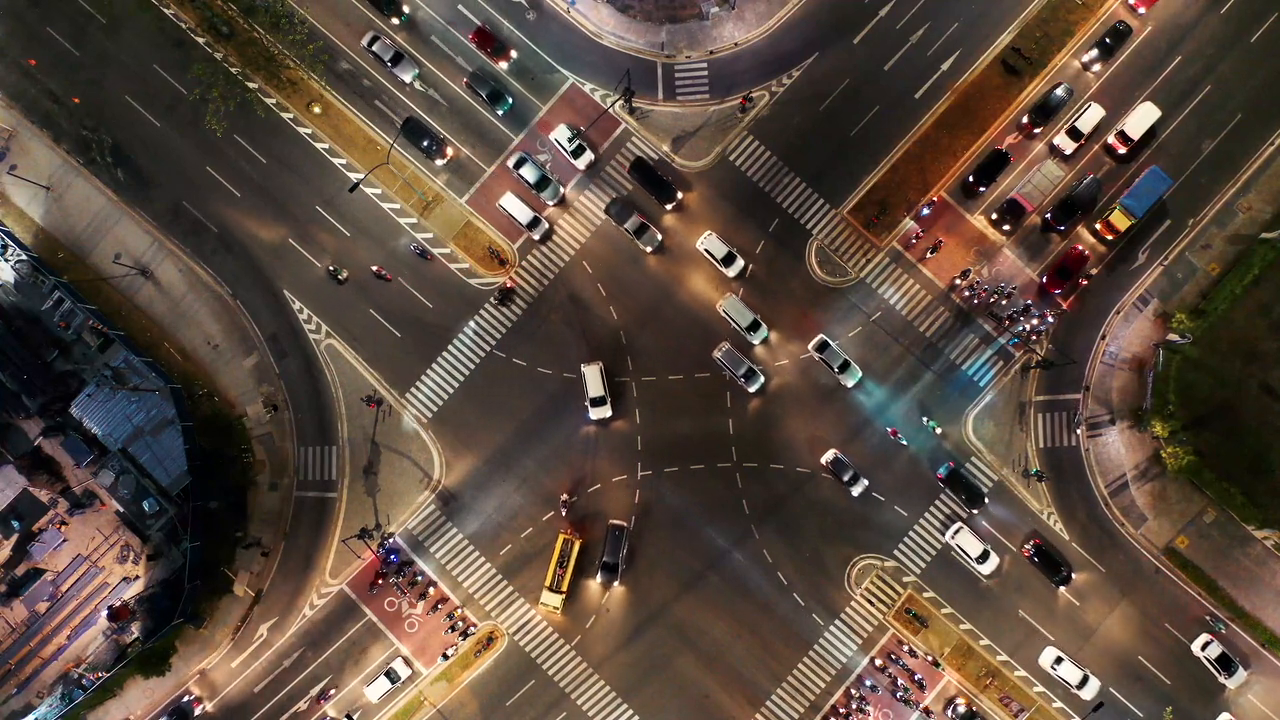
#> input picture frame 27 of cejchkry-assingnment04/files/cars_moving(1).mp4, 1280 x 720 px, given in place of video_pedestrians_movement.webm, which was not available
$ python video_bcg_seg.py
#> lines starting #> are read from the running program, lines starting #| are printed output that depends on the picture; after the words box and inside, x2 and y2 are one past the last pixel; in counts of white or black regions, pixels touching at a corner belong together; pictures that were not available may be replaced by others from this repository, and a replacement may not be noted
import cv2 as cv
import numpy as np

def background_subtraction_comparison(video_path):
#> called with video_path = 'files/video_pedestrians_movement.webm'
    cap = cv.VideoCapture(video_path)

    if not cap.isOpened():
        raise Exception("nešlo otevřít video")


    ret, first_frame = cap.read()
#> first_frame is the input picture: shape (720, 1280, 3); mean B, G, R 61.1, 72.8, 89.2
    if not ret:
        return

    accumulated_bg = cv.cvtColor(first_frame, cv.COLOR_BGR2GRAY).astype("float")


    alpha = 0.5
    diff_thresh_val = 10

    #mog2
    history = 10
    threshold = 40


    mog2_subtractor = cv.createBackgroundSubtractorMOG2(history=history, varThreshold=threshold, detectShadows=False)


    while True:
        ret, frame = cap.read()
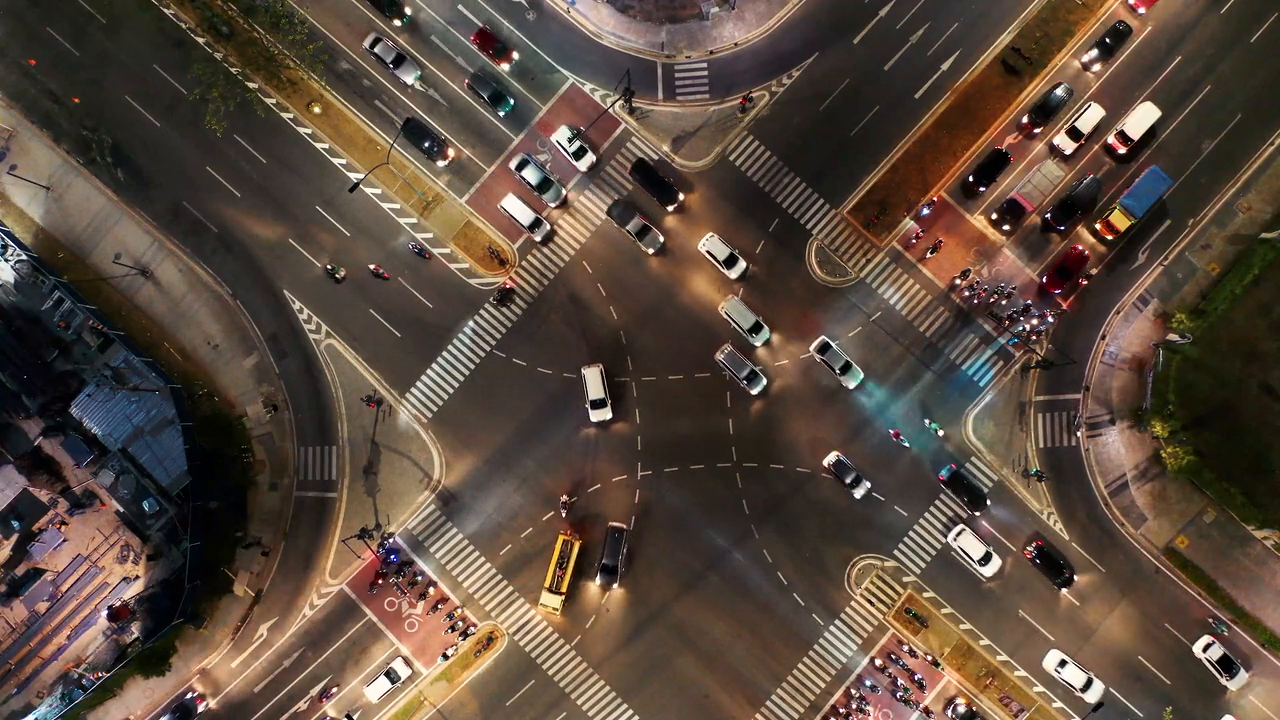
#> input picture frame 28 of cejchkry-assingnment04/files/cars_moving(1).mp4, 1280 x 720 px, given in place of video_pedestrians_movement.webm, which was not available
#> frame is the input picture: shape (720, 1280, 3); mean B, G, R 60.8, 72.7, 88.9
        if not ret:
            break

        # Převod na odstíny šedi a rozmazání pro redukci šumu
        gray_frame = cv.cvtColor(frame, cv.COLOR_BGR2GRAY)
        gray_frame_blur = cv.GaussianBlur(gray_frame, (5, 5), 0)


        cv.accumulateWeighted(gray_frame_blur, accumulated_bg, alpha)
        accumulated_bg_res = cv.convertScaleAbs(accumulated_bg)# Převod vypočteného pozadí zpět na 8-bitový integer pro zobrazení a odečítání

        diff_frame = cv.absdiff(gray_frame_blur, accumulated_bg_res)# Výpočet absolutního rozdílu mezi aktuálním snímkem a modelem pozadí

        _, accum_mask = cv.threshold(diff_frame, diff_thresh_val, 255, cv.THRESH_BINARY)# Prahování rozdílu -> vytvoření binární masky popředí (bílá = pohyb)
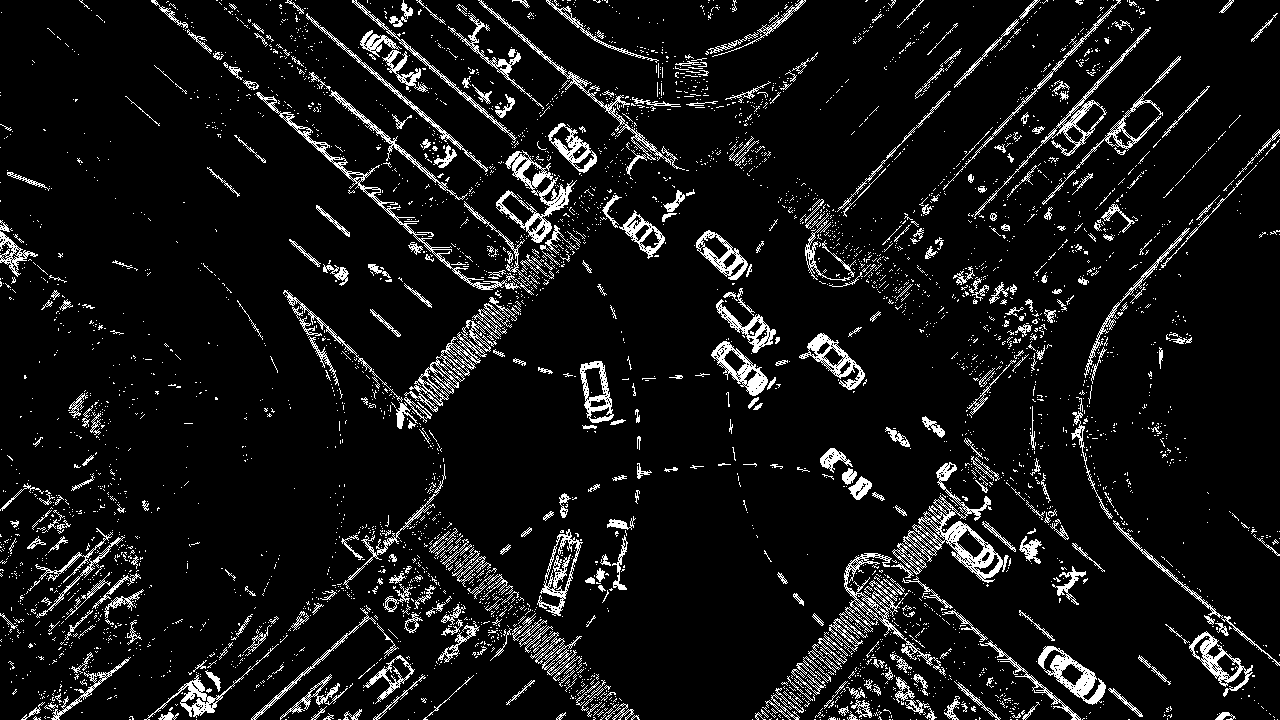
#> accum_mask: shape (720, 1280); 8% white in thin lines or dots

        mog2_mask = mog2_subtractor.apply(frame)# Metoda apply() automaticky aktualizuje model a vrátí masku popředí
#> mog2_mask: shape (720, 1280); every value is 255
        mog2_bg = mog2_subtractor.getBackgroundImage()

        scale = 0.6
        h, w = frame.shape[:2]
        dim = (int(w * scale), int(h * scale))

        original_resized = cv.resize(frame, dim)
        elem_base_size = 3
        element = cv.getStructuringElement(cv.MORPH_ELLIPSE, (2 * cv.MORPH_ELLIPSE + elem_base_size, 2 * cv.MORPH_ELLIPSE + elem_base_size),
                                       (cv.MORPH_ELLIPSE, cv.MORPH_ELLIPSE))


        dst = cv.morphologyEx(accum_mask, cv.MORPH_CLOSE, element, iterations = 4)
#> dst: shape (720, 1280); 33.2% white; 154 white regions (96 under 20 px), largest, box (x1, y1, x2, y2) and area: (140, 0, 818, 720) 129459, (752, 0, 1280, 720) 121555, (0, 343, 218, 720) 30452

        accum_bg_display = cv.cvtColor(cv.resize(accumulated_bg_res, dim), cv.COLOR_GRAY2BGR)
        accum_fg_display = cv.cvtColor(cv.resize(accum_mask, dim), cv.COLOR_GRAY2BGR)

        if mog2_bg is not None:
            mog2_bg_display = cv.resize(mog2_bg, dim)
        else:
            mog2_bg_display = np.zeros_like(original_resized)

        mog2_fg_display = cv.cvtColor(cv.resize(mog2_mask, dim), cv.COLOR_GRAY2BGR)
#> mog2_fg_display: shape (432, 768, 3); every value is 255


        cv.putText(accum_bg_display, "Accum Weighted bcg", (10, 30), cv.FONT_HERSHEY_SIMPLEX, 0.7, (0, 255, 0), 2)
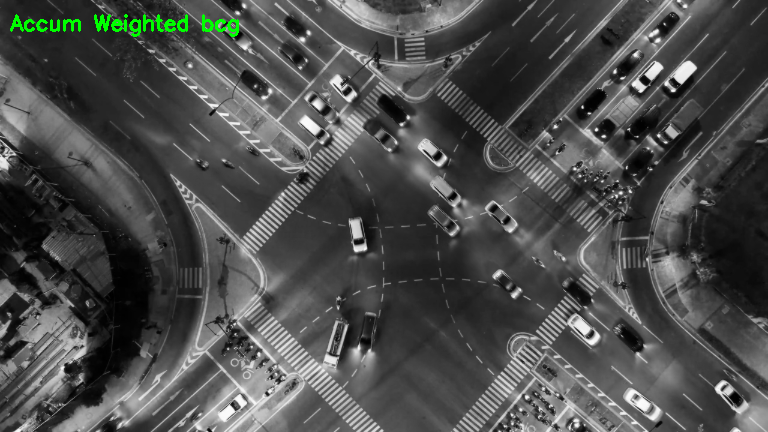
#> accum_bg_display: shape (432, 768, 3); mean B, G, R 75.9, 77.2, 75.9
        cv.putText(accum_fg_display, "Accum Weighted frg", (10, 30), cv.FONT_HERSHEY_SIMPLEX, 0.7, (0, 255, 0), 2)
#> accum_fg_display: shape (432, 768, 3); mean B, G, R 20.3, 21.4, 20.3
        cv.putText(mog2_bg_display, "MOG2 bcg", (10, 30), cv.FONT_HERSHEY_SIMPLEX, 0.7, (0, 0, 255), 2)
        cv.putText(mog2_fg_display, "MOG2 fcg", (10, 30), cv.FONT_HERSHEY_SIMPLEX, 0.7, (0, 0, 255), 2)
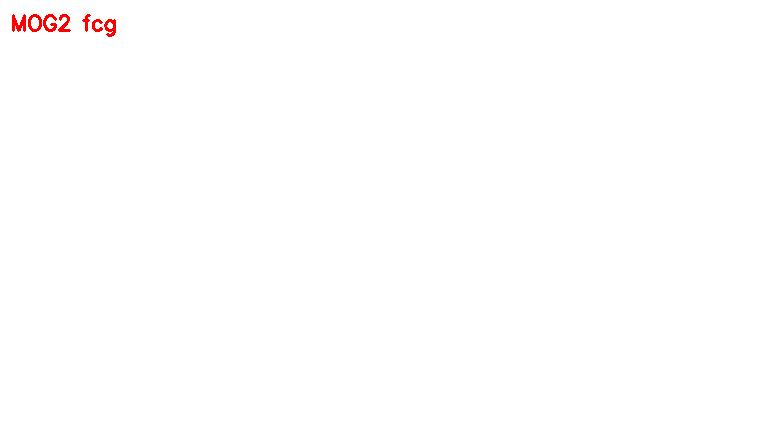
#> mog2_fg_display: shape (432, 768, 3); mean B, G, R 254.4, 254.4, 255

        row1 = np.hstack([accum_bg_display, accum_fg_display])
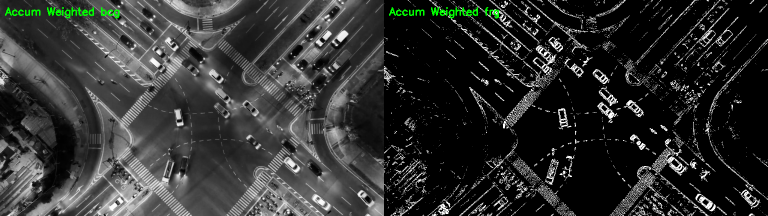
#> row1: shape (432, 1536, 3) (shown at 1/2 size); mean B, G, R 48.1, 49.3, 48.1
        row2 = np.hstack([mog2_bg_display, mog2_fg_display])
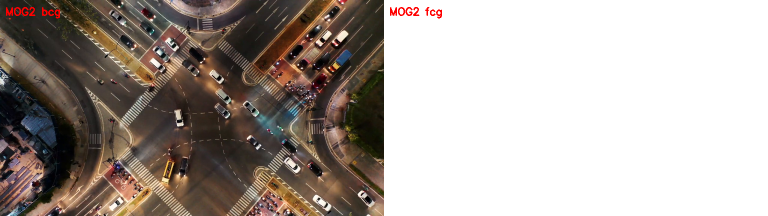
#> row2: shape (432, 1536, 3) (shown at 1/2 size); mean of channels 0, 1, 2 157.5, 163.4, 172.2; drawn as B, G, R

        cv.imshow('Original Frame', original_resized)
        cv.imshow('Comparison: Top=Accumulated, Bottom=MOG2', np.vstack([row1, row2]))
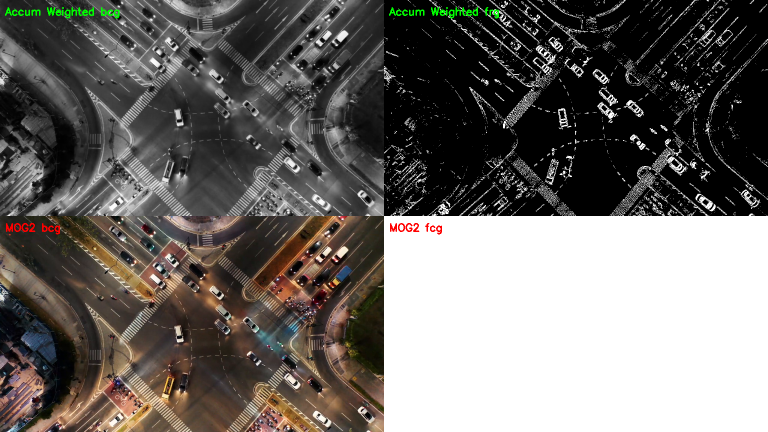
#> window 'Comparison: Top=Accumulated, B': shape (864, 1536, 3) (shown at 1/2 size); mean B, G, R 102.8, 106.4, 110.1

        if cv.waitKey(30) & 0xFF == ord('q'):
#> (key q is pressed here)
            break

    cap.release()
    cv.destroyAllWindows()


if __name__ == "__main__":
    background_subtraction_comparison('files/video_pedestrians_movement.webm')

$ run again, starting later in the video
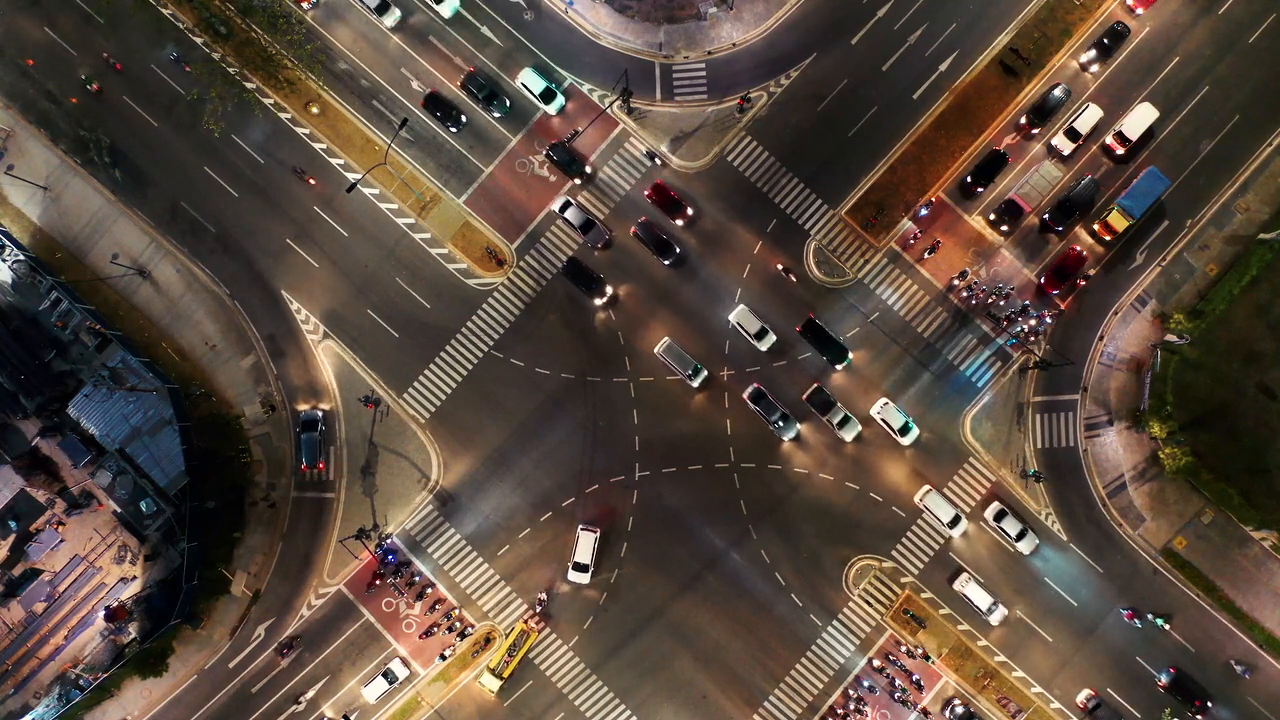
#> input picture frame 124 of cejchkry-assingnment04/files/cars_moving(1).mp4, 1280 x 720 px, given in place of video_pedestrians_movement.webm, which was not available
#> in background_subtraction_comparison, first_frame is the input picture: shape (720, 1280, 3); mean B, G, R 60.8, 72.3, 87.7
#> in background_subtraction_comparison, `_, accum_mask = cv.threshold(diff_frame, diff_thresh_val, 255, cv.THRE..`:
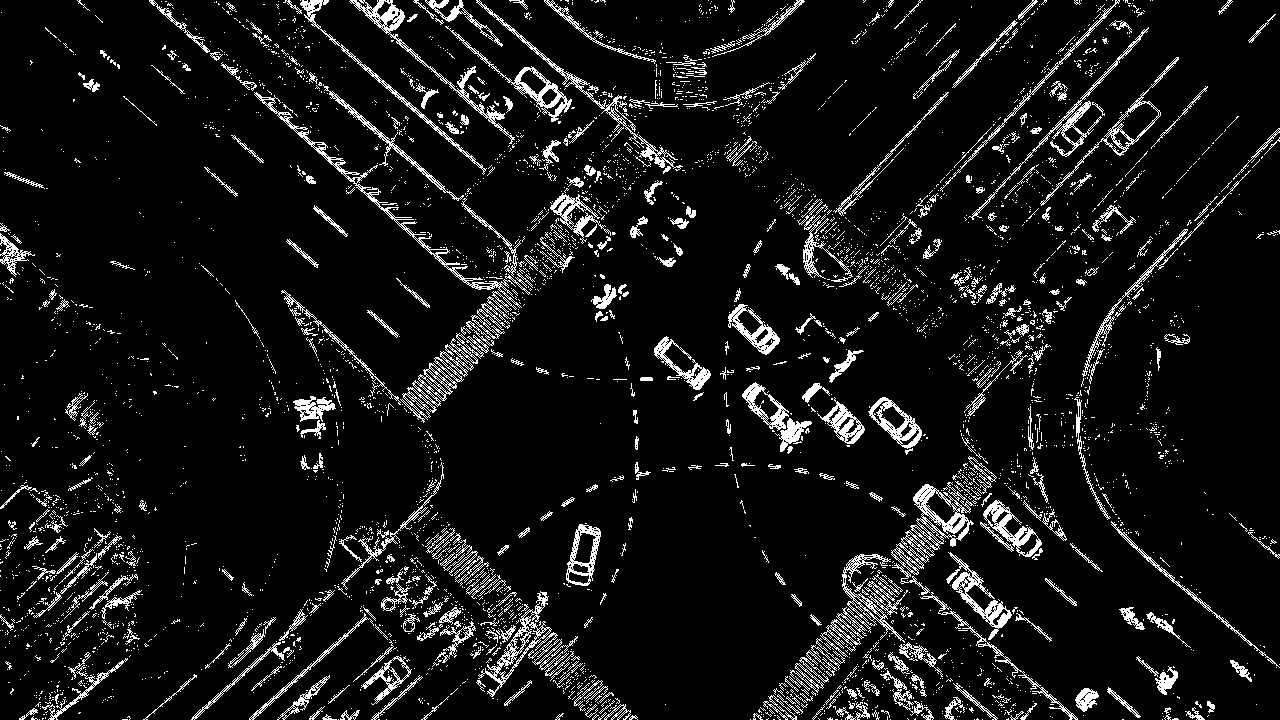
#> accum_mask: shape (720, 1280); 8% white in thin lines or dots
#> mog2_mask: shape (720, 1280); every value is 255
#> dst: shape (720, 1280); 33.5% white; 161 white regions (96 under 20 px), largest, box (x1, y1, x2, y2) and area: (613, 0, 1280, 720) 132199, (141, 0, 816, 720) 131430, (0, 383, 157, 720) 29685
#> in background_subtraction_comparison, `cv.imshow('Comparison: Top=Accumulated, Bottom=MOG2', np.vstack([row1,..`:
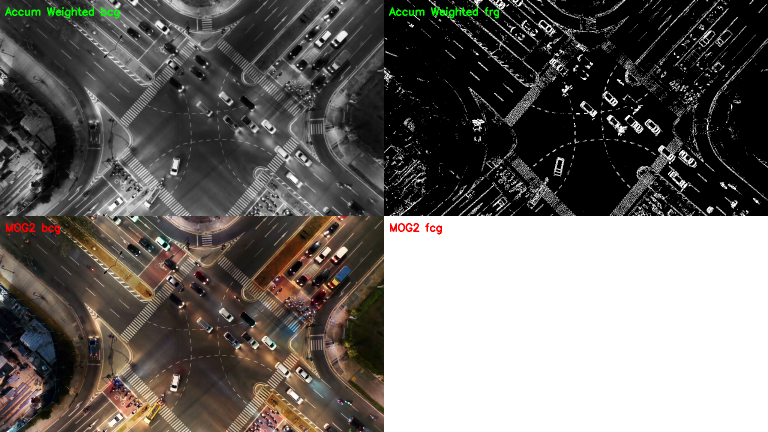
#> window 'Comparison: Top=Accumulated, B': shape (864, 1536, 3) (shown at 1/2 size); mean B, G, R 102.7, 106.1, 109.7

$ run again, starting later in the video
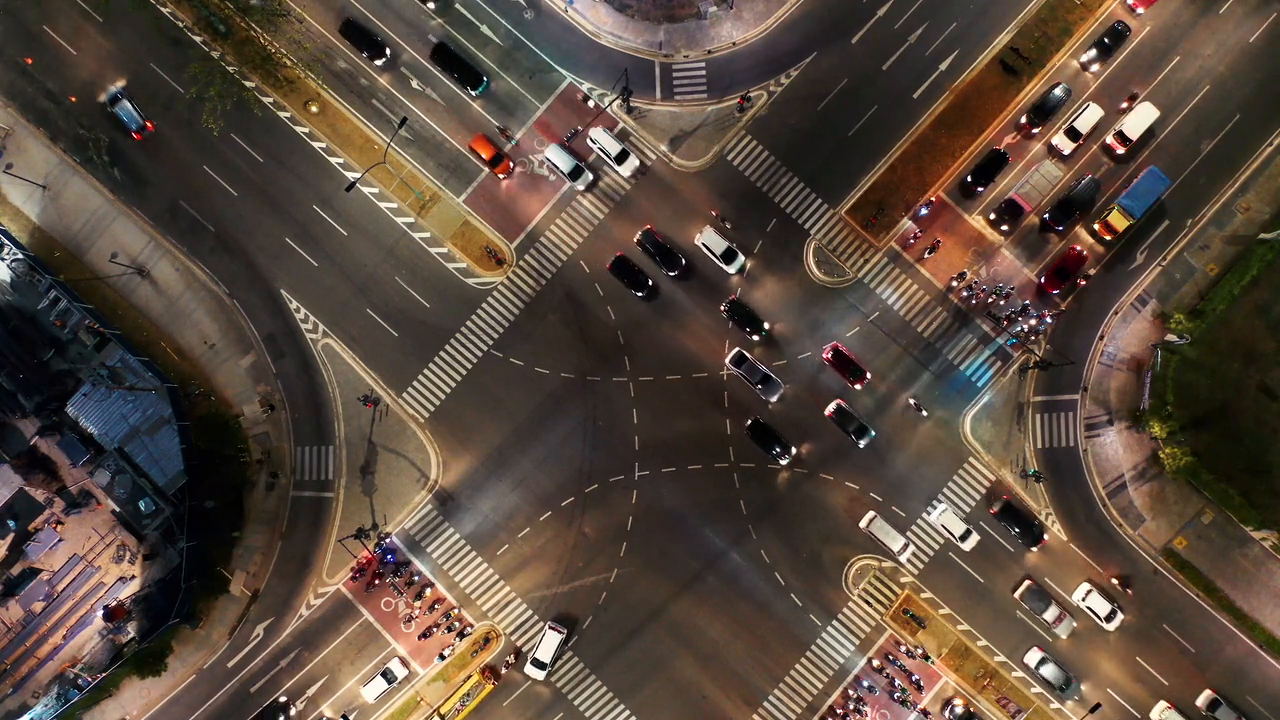
#> input picture frame 220 of cejchkry-assingnment04/files/cars_moving(1).mp4, 1280 x 720 px, given in place of video_pedestrians_movement.webm, which was not available
#> in background_subtraction_comparison, first_frame is the input picture: shape (720, 1280, 3); mean B, G, R 60.3, 71.9, 87.4
#> in background_subtraction_comparison, `_, accum_mask = cv.threshold(diff_frame, diff_thresh_val, 255, cv.THRE..`:
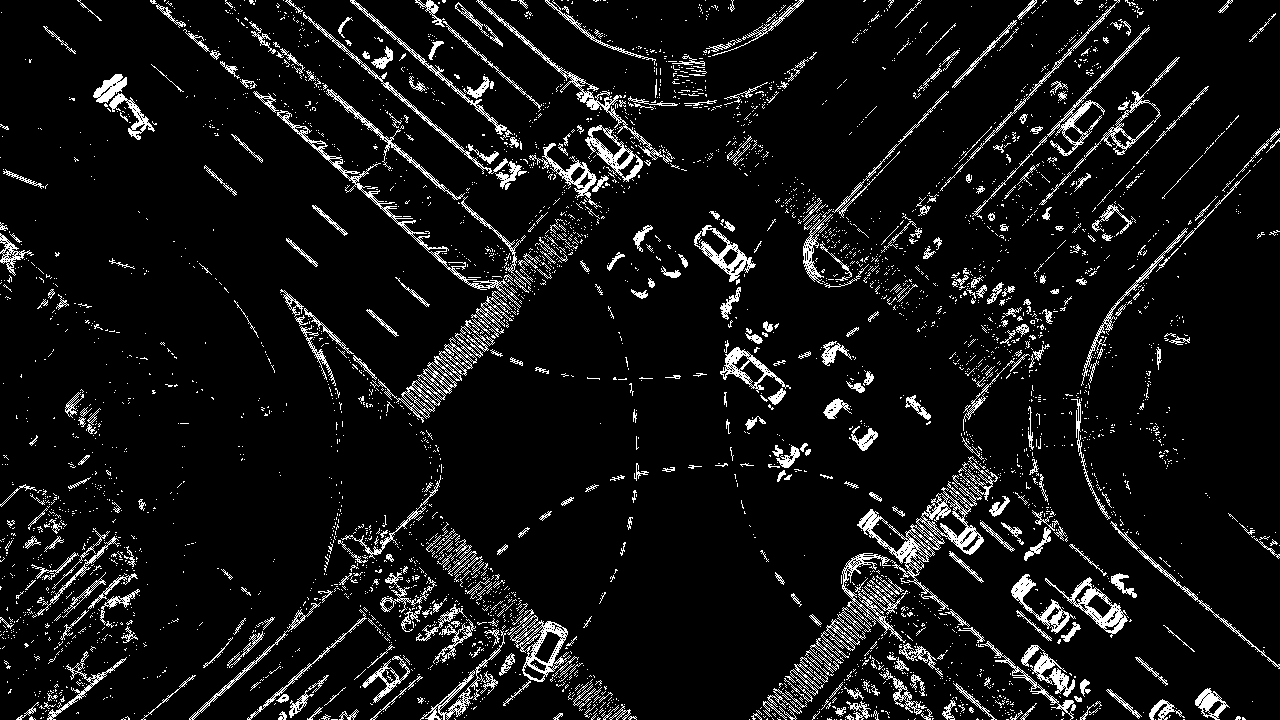
#> accum_mask: shape (720, 1280); 7.7% white in thin lines or dots
#> mog2_mask: shape (720, 1280); every value is 255
#> dst: shape (720, 1280); 32% white; 167 white regions (98 under 20 px), largest, box (x1, y1, x2, y2) and area: (150, 0, 817, 720) 124245, (749, 0, 1280, 720) 123874, (0, 382, 185, 720) 29157
#> in background_subtraction_comparison, `cv.imshow('Comparison: Top=Accumulated, Bottom=MOG2', np.vstack([row1,..`:
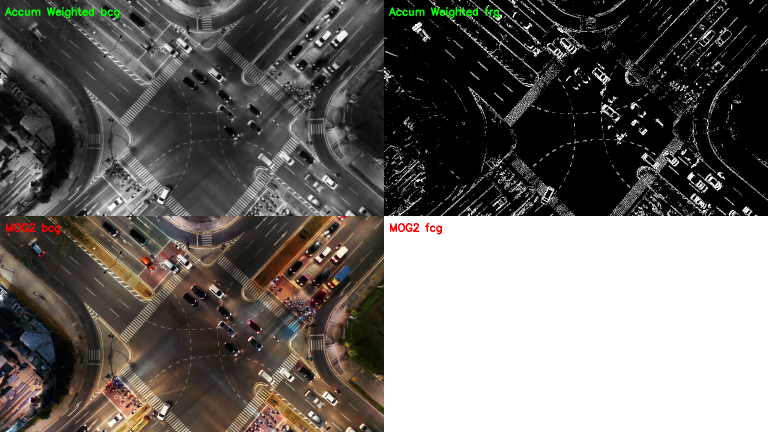
#> window 'Comparison: Top=Accumulated, B': shape (864, 1536, 3) (shown at 1/2 size); mean B, G, R 102.2, 105.7, 109.3
